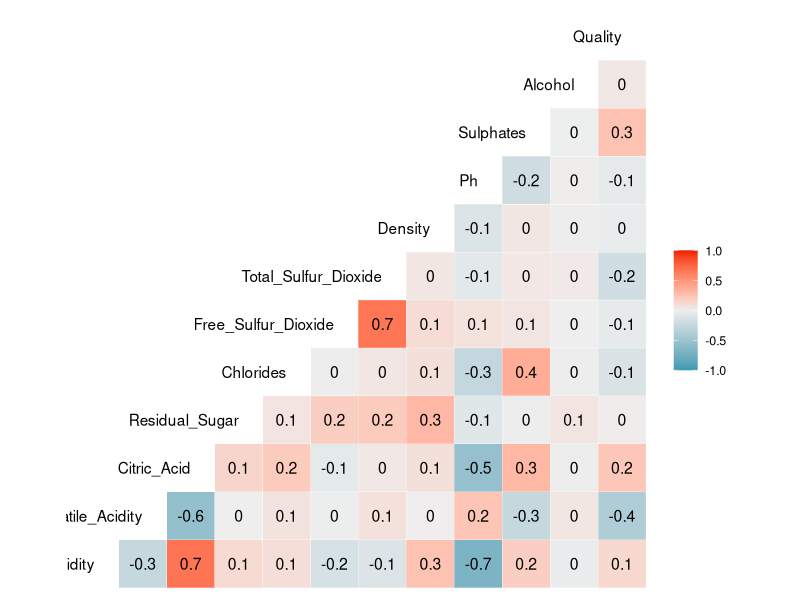
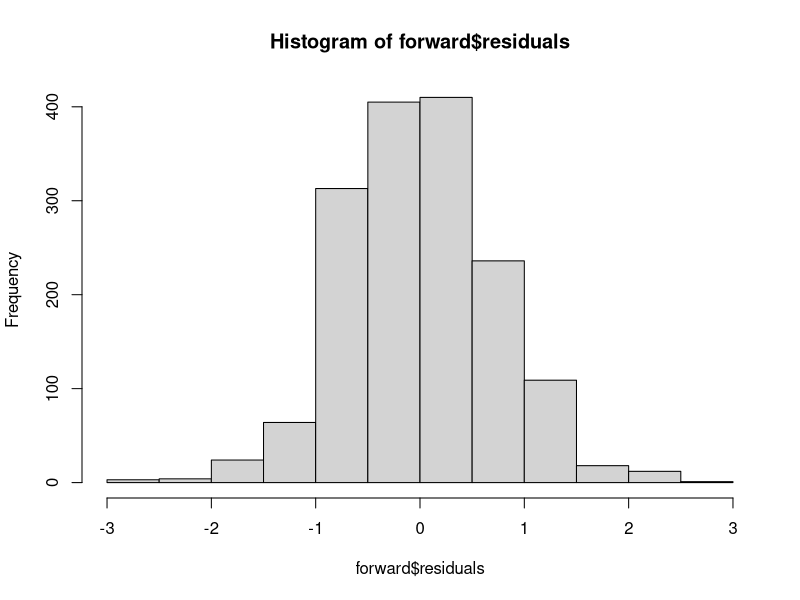
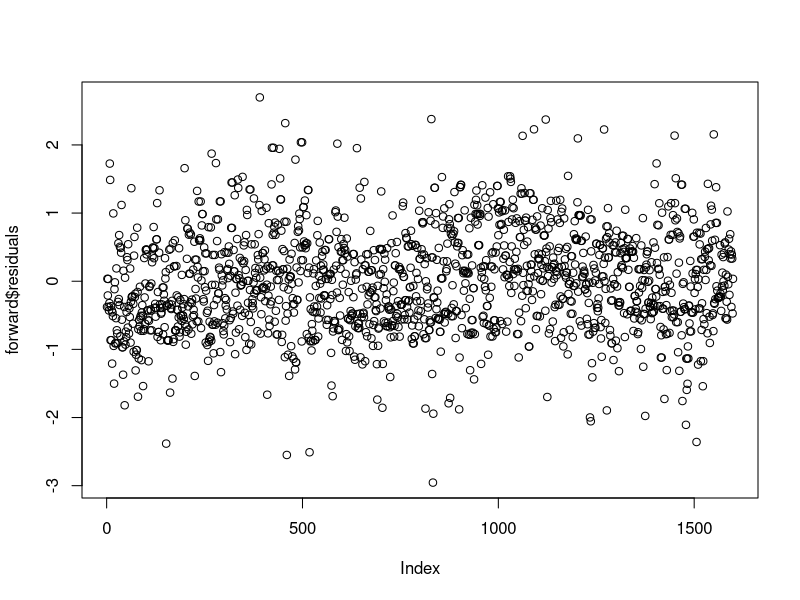

Recreate these plots in R, in order.
## ---- chunk 1
knitr::opts_chunk$set(echo = TRUE)
## ---- chunk 2
wine <- library(haven)
red_wines_quality <- read_sav("red wines quality.sav")
View(red_wines_quality)
str(red_wines_quality)
## ---- chunk 3
model <- lm(Quality~., red_wines_quality)
summary(model)
## ---- chunk 4
library(caret)
## ---- chunk 5
RMSE(model$fitted.values,red_wines_quality$Quality,na.rm = T)
## ---- chunk 6
model_none <- lm(Quality~1, red_wines_quality)
model_all <- lm(Quality~., red_wines_quality)
## ---- chunk 7
step(model_all,  direction = "backward")
## ---- chunk 8
backward <- lm(formula = Quality ~ Fixed_Acidity + Volatile_Acidity + Residual_Sugar + Free_Sulfur_Dioxide + Density + Ph + Sulphates + Alcohol, data = red_wines_quality)
summary(backward)
## ---- chunk 9
step(model_none, scope = list(lower = model_none, upper = model_all), direction = "forward")
## ---- chunk 10
forward <- lm(formula = Quality ~ Alcohol + Volatile_Acidity + Residual_Sugar + Free_Sulfur_Dioxide + Density + Ph + Sulphates + Fixed_Acidity, data = red_wines_quality)
summary(forward)
## ---- chunk 11
library(GGally)
ggcorr(red_wines_quality, label = T, hjust =1)
## ---- chunk 12
library(MASS)
hist(forward$residuals)
## ---- chunk 13
shapiro.test(forward$residuals)
## ---- chunk 14
plot(forward$residuals)
## ---- chunk 15
library(lmtest)
## ---- chunk 16
bptest(forward)
## ---- chunk 17
library(car)
vif(forward)
## ---- chunk 18
model_fix <- lm(formula = Quality ~ Alcohol + Volatile_Acidity + Free_Sulfur_Dioxide + Ph + Sulphates + Fixed_Acidity, data = red_wines_quality)
summary(model_fix)
## ---- chunk 19
vif(model_fix)
## ---- chunk 20
shapiro.test(model_fix$residual)
## ---- chunk 21
bptest(model_fix)
